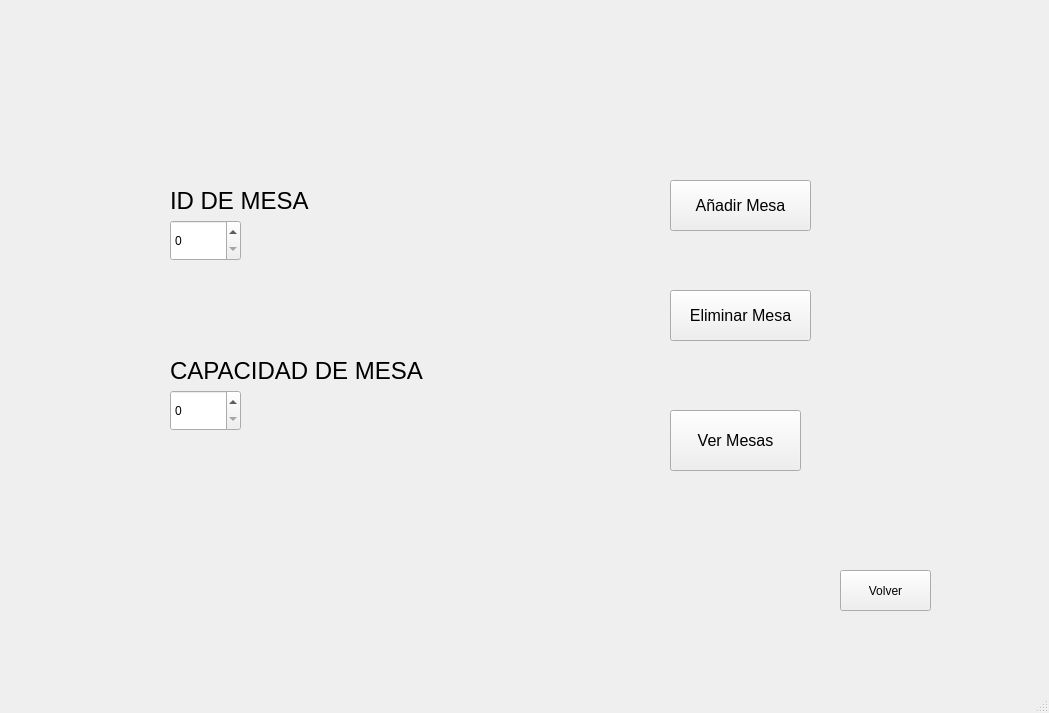
<?xml version="1.0" encoding="UTF-8"?>
<ui version="4.0">
 <class>cframe</class>
 <widget class="QMainWindow" name="cframe">
  <property name="geometry">
   <rect>
    <x>0</x>
    <y>0</y>
    <width>1049</width>
    <height>713</height>
   </rect>
  </property>
  <property name="windowTitle">
   <string>cframe</string>
  </property>
  <widget class="QWidget" name="centralwidget">
   <widget class="QStackedWidget" name="stackedWidget">
    <property name="geometry">
     <rect>
      <x>0</x>
      <y>0</y>
      <width>1041</width>
      <height>671</height>
     </rect>
    </property>
    <property name="currentIndex">
     <number>7</number>
    </property>
    <widget class="QWidget" name="page">
     <widget class="QPushButton" name="Go_cliente">
      <property name="geometry">
       <rect>
        <x>430</x>
        <y>250</y>
        <width>171</width>
        <height>41</height>
       </rect>
      </property>
      <property name="text">
       <string>CLIENTE</string>
      </property>
     </widget>
     <widget class="QPushButton" name="Go_admin">
      <property name="geometry">
       <rect>
        <x>430</x>
        <y>360</y>
        <width>171</width>
        <height>41</height>
       </rect>
      </property>
      <property name="text">
       <string>ADMINISTRADOR</string>
      </property>
     </widget>
     <widget class="QLabel" name="label_13">
      <property name="geometry">
       <rect>
        <x>280</x>
        <y>50</y>
        <width>501</width>
        <height>111</height>
       </rect>
      </property>
      <property name="font">
       <font>
        <pointsize>36</pointsize>
        <italic>true</italic>
        <bold>true</bold>
       </font>
      </property>
      <property name="text">
       <string>MENÚ PRINCIPAL</string>
      </property>
     </widget>
     <widget class="QPushButton" name="btnCerrarprogram">
      <property name="geometry">
       <rect>
        <x>430</x>
        <y>460</y>
        <width>171</width>
        <height>41</height>
       </rect>
      </property>
      <property name="text">
       <string>SALIR</string>
      </property>
     </widget>
    </widget>
    <widget class="QWidget" name="page_6">
     <widget class="QPushButton" name="btnCrearReserva">
      <property name="geometry">
       <rect>
        <x>430</x>
        <y>160</y>
        <width>181</width>
        <height>41</height>
       </rect>
      </property>
      <property name="text">
       <string>CREAR RESERVA</string>
      </property>
     </widget>
     <widget class="QPushButton" name="btnCancelarReserva">
      <property name="geometry">
       <rect>
        <x>430</x>
        <y>380</y>
        <width>181</width>
        <height>41</height>
       </rect>
      </property>
      <property name="text">
       <string>CANCELAR RESERVA</string>
      </property>
     </widget>
     <widget class="QPushButton" name="btnModificarReserva">
      <property name="geometry">
       <rect>
        <x>430</x>
        <y>270</y>
        <width>181</width>
        <height>41</height>
       </rect>
      </property>
      <property name="text">
       <string>MODIFICAR RESERVA</string>
      </property>
     </widget>
     <widget class="QPushButton" name="pushButton_3">
      <property name="geometry">
       <rect>
        <x>860</x>
        <y>570</y>
        <width>91</width>
        <height>41</height>
       </rect>
      </property>
      <property name="text">
       <string>Volver</string>
      </property>
     </widget>
    </widget>
    <widget class="QWidget" name="page_5">
     <widget class="QLineEdit" name="txtNombreCliente">
      <property name="geometry">
       <rect>
        <x>130</x>
        <y>210</y>
        <width>291</width>
        <height>31</height>
       </rect>
      </property>
     </widget>
     <widget class="QLineEdit" name="txtNumeroContacto">
      <property name="geometry">
       <rect>
        <x>130</x>
        <y>280</y>
        <width>201</width>
        <height>31</height>
       </rect>
      </property>
     </widget>
     <widget class="QDateTimeEdit" name="dtpFechaHoraReserva">
      <property name="geometry">
       <rect>
        <x>670</x>
        <y>210</y>
        <width>194</width>
        <height>29</height>
       </rect>
      </property>
      <property name="dateTime">
       <datetime>
        <hour>15</hour>
        <minute>0</minute>
        <second>0</second>
        <year>2024</year>
        <month>8</month>
        <day>17</day>
       </datetime>
      </property>
     </widget>
     <widget class="QSpinBox" name="spnNumeroComensales">
      <property name="geometry">
       <rect>
        <x>670</x>
        <y>270</y>
        <width>141</width>
        <height>41</height>
       </rect>
      </property>
      <property name="minimum">
       <number>1</number>
      </property>
      <property name="maximum">
       <number>10</number>
      </property>
     </widget>
     <widget class="QPushButton" name="btnConfirmarAgregarReserva">
      <property name="geometry">
       <rect>
        <x>440</x>
        <y>430</y>
        <width>181</width>
        <height>41</height>
       </rect>
      </property>
      <property name="text">
       <string>AGREGAR</string>
      </property>
     </widget>
     <widget class="QPushButton" name="btnCancelarAgregarReserva">
      <property name="geometry">
       <rect>
        <x>440</x>
        <y>520</y>
        <width>181</width>
        <height>41</height>
       </rect>
      </property>
      <property name="text">
       <string>CANCELAR</string>
      </property>
     </widget>
     <widget class="QLabel" name="label">
      <property name="geometry">
       <rect>
        <x>130</x>
        <y>190</y>
        <width>291</width>
        <height>20</height>
       </rect>
      </property>
      <property name="text">
       <string>Ingrese su nombre:</string>
      </property>
     </widget>
     <widget class="QLabel" name="label_2">
      <property name="geometry">
       <rect>
        <x>130</x>
        <y>260</y>
        <width>291</width>
        <height>20</height>
       </rect>
      </property>
      <property name="text">
       <string>Ingrese su número de contacto:</string>
      </property>
     </widget>
     <widget class="QLabel" name="label_3">
      <property name="geometry">
       <rect>
        <x>670</x>
        <y>190</y>
        <width>291</width>
        <height>20</height>
       </rect>
      </property>
      <property name="text">
       <string>Defina la fecha y hora:</string>
      </property>
     </widget>
     <widget class="QLabel" name="label_4">
      <property name="geometry">
       <rect>
        <x>670</x>
        <y>250</y>
        <width>291</width>
        <height>20</height>
       </rect>
      </property>
      <property name="text">
       <string>Ingrese el número de comensales:</string>
      </property>
     </widget>
     <widget class="QLabel" name="label_5">
      <property name="geometry">
       <rect>
        <x>350</x>
        <y>20</y>
        <width>301</width>
        <height>91</height>
       </rect>
      </property>
      <property name="font">
       <font>
        <family>Segoe UI Black</family>
        <pointsize>26</pointsize>
        <bold>true</bold>
       </font>
      </property>
      <property name="text">
       <string>RESERVACIÓN </string>
      </property>
     </widget>
     <widget class="QPushButton" name="btnConsultarDisponibilidad">
      <property name="geometry">
       <rect>
        <x>130</x>
        <y>400</y>
        <width>181</width>
        <height>41</height>
       </rect>
      </property>
      <property name="text">
       <string>CONSULTAR DISPONIBILIDAD</string>
      </property>
     </widget>
     <widget class="QPushButton" name="pushButton_4">
      <property name="geometry">
       <rect>
        <x>900</x>
        <y>600</y>
        <width>101</width>
        <height>41</height>
       </rect>
      </property>
      <property name="text">
       <string>Volver</string>
      </property>
     </widget>
    </widget>
    <widget class="QWidget" name="page_4">
     <widget class="QLabel" name="label_6">
      <property name="geometry">
       <rect>
        <x>370</x>
        <y>60</y>
        <width>301</width>
        <height>91</height>
       </rect>
      </property>
      <property name="font">
       <font>
        <family>Segoe UI Black</family>
        <pointsize>26</pointsize>
        <bold>true</bold>
       </font>
      </property>
      <property name="text">
       <string>MODIFICAR</string>
      </property>
     </widget>
     <widget class="QLabel" name="label_7">
      <property name="geometry">
       <rect>
        <x>140</x>
        <y>320</y>
        <width>291</width>
        <height>20</height>
       </rect>
      </property>
      <property name="text">
       <string>Ingrese su número de contacto:</string>
      </property>
     </widget>
     <widget class="QSpinBox" name="spnNumeroComensales_2">
      <property name="geometry">
       <rect>
        <x>680</x>
        <y>290</y>
        <width>141</width>
        <height>41</height>
       </rect>
      </property>
      <property name="minimum">
       <number>1</number>
      </property>
      <property name="maximum">
       <number>10</number>
      </property>
     </widget>
     <widget class="QLineEdit" name="txtNombreCliente_2">
      <property name="geometry">
       <rect>
        <x>140</x>
        <y>270</y>
        <width>291</width>
        <height>31</height>
       </rect>
      </property>
     </widget>
     <widget class="QPushButton" name="btnConfirmarModificarReserva">
      <property name="geometry">
       <rect>
        <x>450</x>
        <y>470</y>
        <width>181</width>
        <height>41</height>
       </rect>
      </property>
      <property name="text">
       <string>AGREGAR</string>
      </property>
     </widget>
     <widget class="QLineEdit" name="txtNumeroContacto_2">
      <property name="geometry">
       <rect>
        <x>140</x>
        <y>340</y>
        <width>201</width>
        <height>31</height>
       </rect>
      </property>
     </widget>
     <widget class="QLabel" name="label_8">
      <property name="geometry">
       <rect>
        <x>140</x>
        <y>250</y>
        <width>291</width>
        <height>20</height>
       </rect>
      </property>
      <property name="text">
       <string>Ingrese su nombre:</string>
      </property>
     </widget>
     <widget class="QLabel" name="label_9">
      <property name="geometry">
       <rect>
        <x>680</x>
        <y>210</y>
        <width>291</width>
        <height>20</height>
       </rect>
      </property>
      <property name="text">
       <string>Defina la fecha y hora:</string>
      </property>
     </widget>
     <widget class="QPushButton" name="btnCancelarModificarReserva">
      <property name="geometry">
       <rect>
        <x>450</x>
        <y>560</y>
        <width>181</width>
        <height>41</height>
       </rect>
      </property>
      <property name="text">
       <string>CANCELAR</string>
      </property>
     </widget>
     <widget class="QDateTimeEdit" name="dtpFechaHoraReserva_2">
      <property name="geometry">
       <rect>
        <x>680</x>
        <y>230</y>
        <width>194</width>
        <height>29</height>
       </rect>
      </property>
      <property name="dateTime">
       <datetime>
        <hour>15</hour>
        <minute>0</minute>
        <second>0</second>
        <year>2024</year>
        <month>8</month>
        <day>17</day>
       </datetime>
      </property>
     </widget>
     <widget class="QLabel" name="label_10">
      <property name="geometry">
       <rect>
        <x>680</x>
        <y>270</y>
        <width>291</width>
        <height>20</height>
       </rect>
      </property>
      <property name="text">
       <string>Ingrese el número de comensales:</string>
      </property>
     </widget>
     <widget class="QLabel" name="label_11">
      <property name="geometry">
       <rect>
        <x>140</x>
        <y>170</y>
        <width>191</width>
        <height>20</height>
       </rect>
      </property>
      <property name="text">
       <string>Ingrese el ID de referencia:</string>
      </property>
     </widget>
     <widget class="QLineEdit" name="txtReferenciaReserva_2">
      <property name="geometry">
       <rect>
        <x>140</x>
        <y>200</y>
        <width>201</width>
        <height>28</height>
       </rect>
      </property>
     </widget>
    </widget>
    <widget class="QWidget" name="page_3">
     <widget class="QLabel" name="label_12">
      <property name="geometry">
       <rect>
        <x>310</x>
        <y>30</y>
        <width>531</width>
        <height>91</height>
       </rect>
      </property>
      <property name="font">
       <font>
        <family>Segoe UI Black</family>
        <pointsize>26</pointsize>
        <bold>true</bold>
       </font>
      </property>
      <property name="text">
       <string>Cancelar Reservación</string>
      </property>
     </widget>
     <widget class="QLabel" name="label_14">
      <property name="geometry">
       <rect>
        <x>380</x>
        <y>200</y>
        <width>351</width>
        <height>61</height>
       </rect>
      </property>
      <property name="font">
       <font>
        <bold>true</bold>
       </font>
      </property>
      <property name="text">
       <string>INGRESE EL NÚMERO DE REFERENCIA:</string>
      </property>
     </widget>
     <widget class="QLineEdit" name="txtReferenciaReserva_3">
      <property name="geometry">
       <rect>
        <x>410</x>
        <y>290</y>
        <width>211</width>
        <height>41</height>
       </rect>
      </property>
     </widget>
     <widget class="QPushButton" name="btnCancelarReservacion">
      <property name="geometry">
       <rect>
        <x>460</x>
        <y>390</y>
        <width>121</width>
        <height>41</height>
       </rect>
      </property>
      <property name="text">
       <string>CANCELAR</string>
      </property>
     </widget>
     <widget class="QPushButton" name="pushButton_5">
      <property name="geometry">
       <rect>
        <x>890</x>
        <y>550</y>
        <width>111</width>
        <height>41</height>
       </rect>
      </property>
      <property name="text">
       <string>Volver</string>
      </property>
     </widget>
    </widget>
    <widget class="QWidget" name="page_2">
     <widget class="QPushButton" name="btnRESER">
      <property name="geometry">
       <rect>
        <x>460</x>
        <y>280</y>
        <width>131</width>
        <height>51</height>
       </rect>
      </property>
      <property name="text">
       <string>RESERVACIONES</string>
      </property>
     </widget>
     <widget class="QPushButton" name="btnTABLES">
      <property name="geometry">
       <rect>
        <x>460</x>
        <y>360</y>
        <width>131</width>
        <height>51</height>
       </rect>
      </property>
      <property name="text">
       <string>MESAS</string>
      </property>
     </widget>
     <widget class="QLabel" name="label_20">
      <property name="geometry">
       <rect>
        <x>270</x>
        <y>30</y>
        <width>531</width>
        <height>141</height>
       </rect>
      </property>
      <property name="font">
       <font>
        <pointsize>28</pointsize>
       </font>
      </property>
      <property name="text">
       <string>MENÚ ADMINISTRADOR</string>
      </property>
     </widget>
     <widget class="QPushButton" name="Volver_menuprinci">
      <property name="geometry">
       <rect>
        <x>460</x>
        <y>440</y>
        <width>131</width>
        <height>51</height>
       </rect>
      </property>
      <property name="text">
       <string>VOLVER</string>
      </property>
     </widget>
    </widget>
    <widget class="QWidget" name="page_7">
     <widget class="QLabel" name="label_19">
      <property name="geometry">
       <rect>
        <x>80</x>
        <y>310</y>
        <width>441</width>
        <height>31</height>
       </rect>
      </property>
      <property name="font">
       <font>
        <family>Segoe UI</family>
        <pointsize>18</pointsize>
        <italic>false</italic>
        <bold>false</bold>
       </font>
      </property>
      <property name="text">
       <string>Ingrese su Numero de referencia</string>
      </property>
     </widget>
     <widget class="QLineEdit" name="contactLineEdit3">
      <property name="geometry">
       <rect>
        <x>80</x>
        <y>170</y>
        <width>301</width>
        <height>31</height>
       </rect>
      </property>
      <property name="font">
       <font>
        <pointsize>14</pointsize>
        <italic>false</italic>
        <bold>false</bold>
       </font>
      </property>
     </widget>
     <widget class="QLabel" name="label_17">
      <property name="geometry">
       <rect>
        <x>700</x>
        <y>110</y>
        <width>351</width>
        <height>21</height>
       </rect>
      </property>
      <property name="font">
       <font>
        <family>Segoe UI</family>
        <pointsize>18</pointsize>
        <italic>false</italic>
        <bold>false</bold>
       </font>
      </property>
      <property name="text">
       <string>Fecha A Reservar:</string>
      </property>
     </widget>
     <widget class="QPushButton" name="viewAvailabilityButton3">
      <property name="geometry">
       <rect>
        <x>650</x>
        <y>550</y>
        <width>191</width>
        <height>51</height>
       </rect>
      </property>
      <property name="text">
       <string>DISPONIBILIDAD</string>
      </property>
     </widget>
     <widget class="QPushButton" name="modifyReservationButton3">
      <property name="geometry">
       <rect>
        <x>650</x>
        <y>450</y>
        <width>191</width>
        <height>51</height>
       </rect>
      </property>
      <property name="text">
       <string>MODIFICAR RESERVACIÓN</string>
      </property>
     </widget>
     <widget class="QPushButton" name="createReservationButton3">
      <property name="geometry">
       <rect>
        <x>270</x>
        <y>450</y>
        <width>191</width>
        <height>51</height>
       </rect>
      </property>
      <property name="text">
       <string>CREAR RESERVACIÓN</string>
      </property>
     </widget>
     <widget class="QLineEdit" name="referenceLineEdit3">
      <property name="geometry">
       <rect>
        <x>80</x>
        <y>360</y>
        <width>151</width>
        <height>31</height>
       </rect>
      </property>
      <property name="font">
       <font>
        <pointsize>14</pointsize>
        <italic>true</italic>
        <bold>true</bold>
       </font>
      </property>
     </widget>
     <widget class="QDateTimeEdit" name="dateTimeEdit3">
      <property name="geometry">
       <rect>
        <x>730</x>
        <y>180</y>
        <width>211</width>
        <height>51</height>
       </rect>
      </property>
      <property name="font">
       <font>
        <pointsize>12</pointsize>
        <bold>false</bold>
       </font>
      </property>
      <property name="dateTime">
       <datetime>
        <hour>10</hour>
        <minute>0</minute>
        <second>0</second>
        <year>2024</year>
        <month>8</month>
        <day>17</day>
       </datetime>
      </property>
     </widget>
     <widget class="QSpinBox" name="guestsSpinBox3">
      <property name="geometry">
       <rect>
        <x>80</x>
        <y>260</y>
        <width>131</width>
        <height>31</height>
       </rect>
      </property>
      <property name="font">
       <font>
        <pointsize>14</pointsize>
        <italic>false</italic>
        <bold>false</bold>
       </font>
      </property>
     </widget>
     <widget class="QLineEdit" name="nameLineEdit3">
      <property name="geometry">
       <rect>
        <x>80</x>
        <y>80</y>
        <width>291</width>
        <height>31</height>
       </rect>
      </property>
      <property name="font">
       <font>
        <pointsize>14</pointsize>
        <italic>false</italic>
        <bold>false</bold>
       </font>
      </property>
     </widget>
     <widget class="QLabel" name="label_15">
      <property name="geometry">
       <rect>
        <x>80</x>
        <y>40</y>
        <width>351</width>
        <height>21</height>
       </rect>
      </property>
      <property name="font">
       <font>
        <family>Segoe UI</family>
        <pointsize>18</pointsize>
        <italic>false</italic>
        <bold>false</bold>
       </font>
      </property>
      <property name="text">
       <string>Nombre:</string>
      </property>
     </widget>
     <widget class="QLabel" name="label_16">
      <property name="geometry">
       <rect>
        <x>80</x>
        <y>130</y>
        <width>401</width>
        <height>21</height>
       </rect>
      </property>
      <property name="font">
       <font>
        <family>Segoe UI</family>
        <pointsize>18</pointsize>
        <italic>false</italic>
        <bold>false</bold>
       </font>
      </property>
      <property name="text">
       <string>Numero de Contacto:</string>
      </property>
     </widget>
     <widget class="QPushButton" name="cancelReservationButton3">
      <property name="geometry">
       <rect>
        <x>270</x>
        <y>550</y>
        <width>191</width>
        <height>51</height>
       </rect>
      </property>
      <property name="text">
       <string>CANCELAR RESERVACIÓN</string>
      </property>
     </widget>
     <widget class="QLabel" name="label_18">
      <property name="geometry">
       <rect>
        <x>80</x>
        <y>230</y>
        <width>311</width>
        <height>21</height>
       </rect>
      </property>
      <property name="font">
       <font>
        <family>Segoe UI</family>
        <pointsize>18</pointsize>
        <italic>false</italic>
        <bold>false</bold>
       </font>
      </property>
      <property name="text">
       <string>Cantidad de Comensales:</string>
      </property>
     </widget>
     <widget class="QPushButton" name="pushButton_6">
      <property name="geometry">
       <rect>
        <x>910</x>
        <y>600</y>
        <width>101</width>
        <height>41</height>
       </rect>
      </property>
      <property name="text">
       <string>Volver</string>
      </property>
     </widget>
    </widget>
    <widget class="QWidget" name="page_8">
     <widget class="QLabel" name="label_38">
      <property name="geometry">
       <rect>
        <x>170</x>
        <y>190</y>
        <width>351</width>
        <height>21</height>
       </rect>
      </property>
      <property name="font">
       <font>
        <family>Segoe UI</family>
        <pointsize>18</pointsize>
        <italic>false</italic>
        <bold>false</bold>
       </font>
      </property>
      <property name="text">
       <string>ID DE MESA</string>
      </property>
     </widget>
     <widget class="QLabel" name="label_39">
      <property name="geometry">
       <rect>
        <x>170</x>
        <y>360</y>
        <width>351</width>
        <height>21</height>
       </rect>
      </property>
      <property name="font">
       <font>
        <family>Segoe UI</family>
        <pointsize>18</pointsize>
        <italic>false</italic>
        <bold>false</bold>
       </font>
      </property>
      <property name="text">
       <string>CAPACIDAD DE MESA</string>
      </property>
     </widget>
     <widget class="QPushButton" name="AddTable_2">
      <property name="geometry">
       <rect>
        <x>670</x>
        <y>180</y>
        <width>141</width>
        <height>51</height>
       </rect>
      </property>
      <property name="font">
       <font>
        <family>Segoe UI</family>
        <pointsize>12</pointsize>
        <bold>false</bold>
       </font>
      </property>
      <property name="text">
       <string>Añadir Mesa</string>
      </property>
     </widget>
     <widget class="QSpinBox" name="NumberTablespinBox_2">
      <property name="geometry">
       <rect>
        <x>170</x>
        <y>220</y>
        <width>71</width>
        <height>41</height>
       </rect>
      </property>
     </widget>
     <widget class="QPushButton" name="RemoveTable_2">
      <property name="geometry">
       <rect>
        <x>670</x>
        <y>290</y>
        <width>141</width>
        <height>51</height>
       </rect>
      </property>
      <property name="font">
       <font>
        <family>Segoe UI</family>
        <pointsize>12</pointsize>
        <bold>false</bold>
       </font>
      </property>
      <property name="text">
       <string>Eliminar Mesa</string>
      </property>
     </widget>
     <widget class="QSpinBox" name="CapacityspinBox_2">
      <property name="geometry">
       <rect>
        <x>170</x>
        <y>390</y>
        <width>71</width>
        <height>41</height>
       </rect>
      </property>
     </widget>
     <widget class="QPushButton" name="viewAvailabilityButton4_2">
      <property name="geometry">
       <rect>
        <x>670</x>
        <y>410</y>
        <width>131</width>
        <height>61</height>
       </rect>
      </property>
      <property name="font">
       <font>
        <pointsize>12</pointsize>
       </font>
      </property>
      <property name="text">
       <string>Ver Mesas</string>
      </property>
     </widget>
     <widget class="QPushButton" name="pushButton_7">
      <property name="geometry">
       <rect>
        <x>840</x>
        <y>570</y>
        <width>91</width>
        <height>41</height>
       </rect>
      </property>
      <property name="text">
       <string>Volver</string>
      </property>
     </widget>
    </widget>
   </widget>
  </widget>
  <widget class="QMenuBar" name="menubar">
   <property name="geometry">
    <rect>
     <x>0</x>
     <y>0</y>
     <width>1049</width>
     <height>25</height>
    </rect>
   </property>
  </widget>
  <widget class="QStatusBar" name="statusbar"/>
 </widget>
 <resources/>
 <connections/>
</ui>
